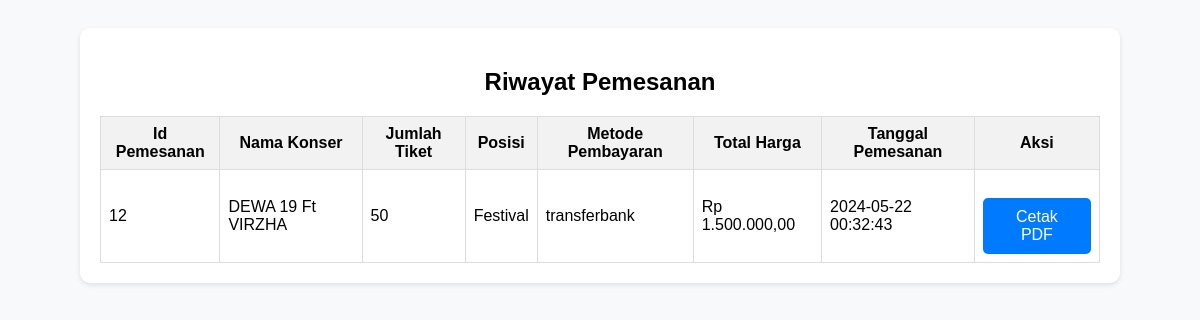
Screenshot of /user/riwayat.php (signed in) with the database file from the repository.
### tables this page shows
CREATE TABLE `pemesanan` (
  `id` int(11) NOT NULL,
  `username` varchar(255) DEFAULT NULL,
  `nama` varchar(255) DEFAULT NULL,
  `beli_tiket` int(11) DEFAULT NULL,
  `posisi` varchar(50) DEFAULT NULL,
  `bayar` varchar(50) DEFAULT NULL,
  `total_harga` decimal(10,2) DEFAULT NULL,
  `tanggal_pemesanan` timestamp NOT NULL DEFAULT current_timestamp()
);

### user/riwayat.php (the view, shortened to what this page needs)
<?php
include("../koneksi.php");
$username = $_SESSION['username'];
$sql = "SELECT * FROM pemesanan WHERE username = '$username' ORDER BY id DESC";
$result = $conn->query($sql);
?>
<!DOCTYPE html>
<html lang="en">
<head>
</head>
<body>
    <div class="riwayat-box">
        <h2>Riwayat Pemesanan</h2>
        <table>
            <tr>
                <th>Id Pemesanan</th>
                <th>Nama Konser</th>
                <th>Jumlah Tiket</th>
                <th>Posisi</th>
                <th>Metode Pembayaran</th>
                <th>Total Harga</th>
                <th>Tanggal Pemesanan</th>
                <th>Aksi</th>
            </tr>
            <?php if ($result->num_rows > 0): ?>
                <?php while ($row = $result->fetch_assoc()): ?>
                    <tr>
                        <td><?php echo htmlspecialchars($row['id']); ?></td>
                        <td><?php echo htmlspecialchars($row['nama']); ?></td>
                        <td><?php echo htmlspecialchars($row['beli_tiket']); ?></td>
                        <td><?php echo htmlspecialchars($row['posisi']); ?></td>
                        <td><?php echo htmlspecialchars($row['bayar']); ?></td>
                        <td>Rp <?php echo number_format($row['total_harga'], 2, ',', '.'); ?></td>
                        <td><?php echo htmlspecialchars($row['tanggal_pemesanan']); ?></td>
                        <td><a href="cetakpdf.php?id=<?php echo $row['id']; ?>" class="btn">Cetak PDF</a></td>
                    </tr>
                <?php endwhile; ?>
            <?php else: ?>
                <tr>
                    <td colspan="8" style="text-align: center;">Tidak ada riwayat pemesanan.</td>
                </tr>
            <?php endif; ?>
        </table>
    </div>
</body>
</html>

### user/riwayat.php (style rules this page uses)
body { font-family: Arial, sans-serif; background-color: #f8f9fa; display: flex; flex-direction: column; align-items: center; padding: 20px; }
.riwayat-box { background: #fff; padding: 20px; border-radius: 10px; box-shadow: 0 2px 5px rgba(0, 0, 0, 0.1); max-width: 1000px; width: 100%; }
h2 { text-align: center; }
table { width: 100%; border-collapse: collapse; }
table, th, td { border: 1px solid #ddd; padding: 8px; }
th { text-align: center; background-color: #f2f2f2; }
td { text-align: left; }
.btn { display: inline-block; margin-top: 20px; padding: 10px 20px; text-decoration: none; color: white; background-color: #007BFF; border-radius: 5px; text-align: center; }

### rows the page displays
pemesanan: id "12", nama "DEWA 19 Ft VIRZHA", beli_tiket "50", posisi "Festival", bayar "transferbank", total_harga "1.500.000,00", tanggal_pemesanan "2024-05-22 00:32:43"
